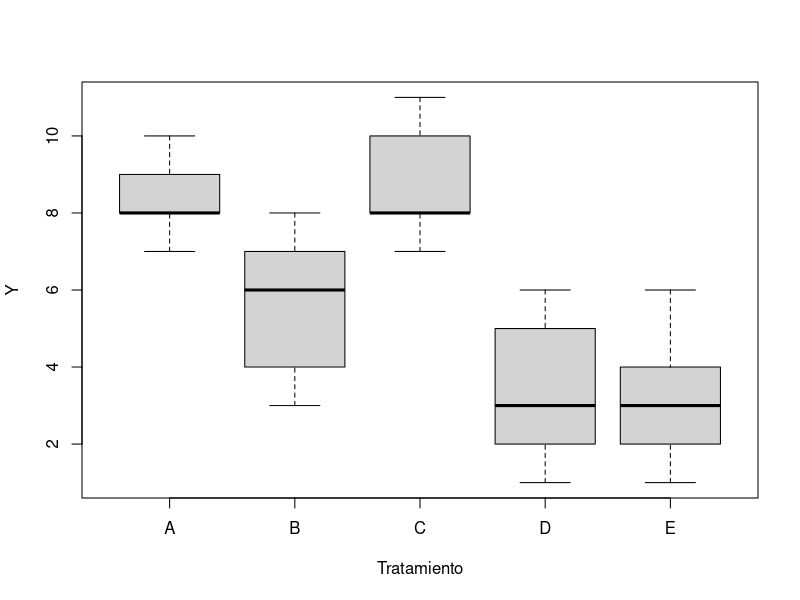
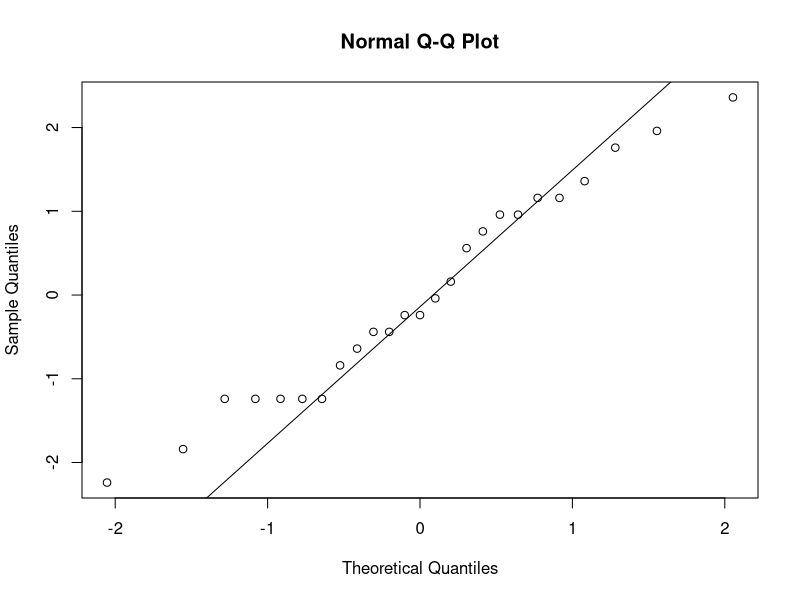
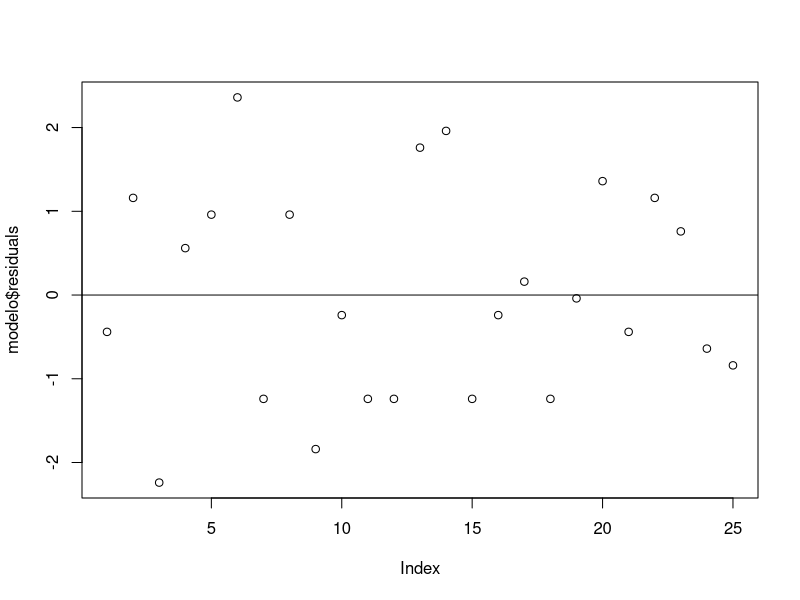
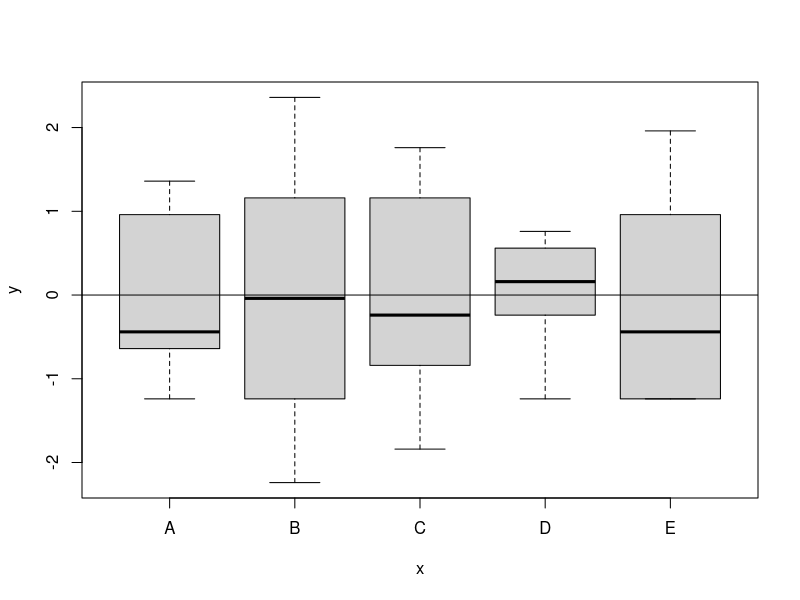
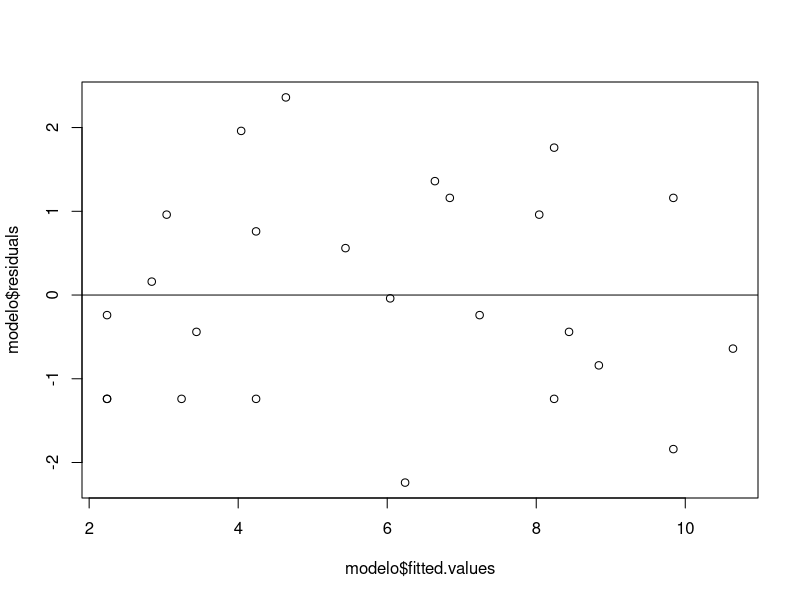

Recreate these plots in R, in order.
df=expand.grid(1:5,1:5)
df$Trat=c("A","C","B","D","E","B","E","A","C","D","D","A","C","E","B","C","D","E","B","A","E","B","D","A","C")
df$Y=c(8,11,4,6,4,7,2,9,8,2,1,7,10,6,3,7,3,1,6,8,3,8,5,10,8)
df


names(df)=c("Lote","Dia","Tratamiento","Y")
df

str(df)

df$Lote=factor(df$Lote)
df$Dia=factor(df$Dia)
df$Tratamiento=factor(df$Tratamiento)

str(df)


modelo=aov(Y~Lote+Dia+Tratamiento,data=df)
summary(modelo)

boxplot(Y~Tratamiento,data=df)

tk=TukeyHSD(modelo)
tk$Tratamiento

qqnorm(modelo$residuals)
qqline(modelo$residuals)

shapiro.test(modelo$residuals)

library("car")
leveneTest(Y~Tratamiento,data=df)


plot(modelo$residuals)
abline(h=0)
plot(df$Tratamiento,modelo$residuals)
abline(h=0)
plot(modelo$fitted.values, modelo$residuals)
abline(h=0)



